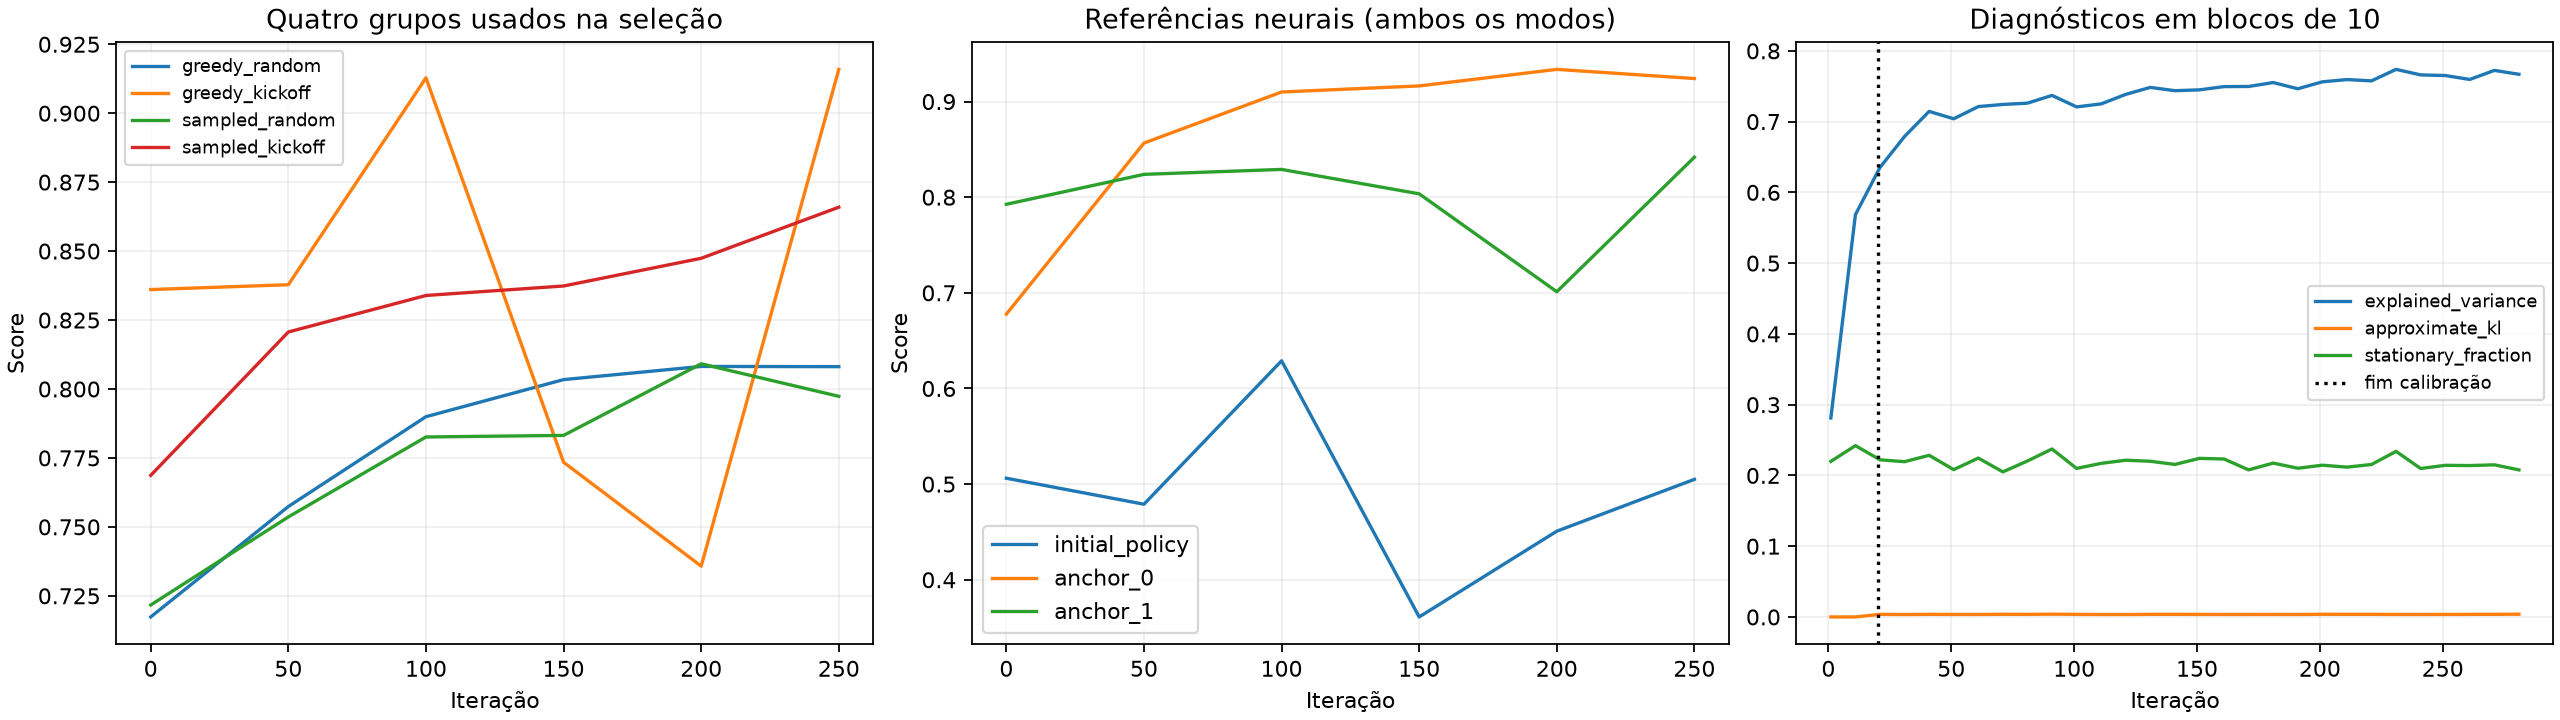

Write the Python code that produced this figure.
"""Audit and plot the structural learner's actual configuration and progress."""
import json
import math
from pathlib import Path
import statistics
import matplotlib
matplotlib.use('Agg')
import matplotlib.pyplot as plt
ROOT=Path(__file__).resolve().parents[2]
RUN=ROOT/'runs/sprint1_structural_main_20261014/train'
OUT=ROOT/'experiments/sprint1_structural'


def main():
    def rows(path):
        result=[]
        lines=path.read_text().splitlines()
        for i,line in enumerate(lines):
            try:result.append(json.loads(line))
            except json.JSONDecodeError:
                if i<len(lines)-1:raise
        return result
    def finite(x):
        if isinstance(x,float):assert math.isfinite(x)
        elif isinstance(x,dict):
            for v in x.values():finite(v)
        elif isinstance(x,list):
            for v in x:finite(v)
    train=rows(RUN/'training.jsonl');evals=rows(RUN/'evaluations.jsonl')
    for r in train+evals:finite(r)
    config=json.loads((RUN/'config.json').read_text())
    live=json.loads((RUN/'live.json').read_text())
    assert config['reward_table']=='pbrs' and config['separate_critic'] and config['curriculum_frac']==1
    assert config['timeout_bootstrap']=='final'
    assert all(r['samples']==r['iteration']*32768 for r in train)
    assert all(r['actor_update_norm']==0 for r in train if r['critic_warmup'])
    fig,axes=plt.subplots(1,3,figsize=(16,4.5),layout='constrained')
    for key in evals[0]['mode_scenario_scores']:
        axes[0].plot([r['iteration'] for r in evals],[r['mode_scenario_scores'][key] for r in evals],label=key)
    axes[0].set(title='Quatro grupos usados na seleção',xlabel='Iteração',ylabel='Score');axes[0].legend(fontsize=8)
    for opponent in ['initial_policy','anchor_0','anchor_1']:
        axes[1].plot([r['iteration'] for r in evals],
                     [statistics.mean(c['score'] for c in r['cases'] if c['opponent']==opponent) for r in evals],label=opponent)
    axes[1].set(title='Referências neurais (ambos os modos)',xlabel='Iteração',ylabel='Score');axes[1].legend()
    for field in ['explained_variance','approximate_kl','stationary_fraction']:
        xs=[];ys=[]
        for i in range(0,len(train),10):
            v=[r[field] for r in train[i:i+10] if r[field] is not None]
            if v:xs.append(train[i]['iteration']);ys.append(statistics.mean(v))
        axes[2].plot(xs,ys,label=field)
    axes[2].axvline(20,color='black',linestyle=':',label='fim calibração')
    axes[2].set(title='Diagnósticos em blocos de 10',xlabel='Iteração');axes[2].legend(fontsize=8)
    for ax in axes:ax.grid(alpha=.2)
    fig.savefig(OUT/'progress.png',dpi=160);fig.savefig(OUT/'progress.svg');plt.close(fig)
    before,after=evals[0],evals[-1]
    lines=['# Sprint 1 estrutural — relatório', '',
        f"Estado: {live['status']}; atualização UTC: {live['updated_at']}.",
        f"Última avaliação: iteração {after['iteration']}; treino já completou pelo menos {train[-1]['iteration']} iterações.", '',
        '**Recompensa PBRS, crítico separado e currículo estacionário estão efetivamente ativos.**',
        'Isso foi conferido em config.json, tipos dos termos de reward e gradientes na telemetria.', '',
        '## Verificação empírica inicial', '',
        '| Grupo | Início | Última avaliação |','|---|---:|---:|']
    for key in before['mode_scenario_scores']:
        lines.append(f"| {key} | {before['mode_scenario_scores'][key]:.5f} | {after['mode_scenario_scores'][key]:.5f} |")
    lines.append(f"| Mínimo (critério de seleção) | {before['score']:.5f} | {after['score']:.5f} |")
    lines += ['', '| Adversário neural | Início | Última avaliação |','|---|---:|---:|']
    for name in ['initial_policy','anchor_0','anchor_1']:
        vals=[statistics.mean(c['score'] for c in r['cases'] if c['opponent']==name) for r in [before,after]]
        lines.append(f'| {name} | {vals[0]:.5f} | {vals[1]:.5f} |')
    lines += ['', '![Progresso estrutural](progress.png)', '',
        'Valores são observações no painel de seleção, não uma prova estatística de superioridade.',
        'Ainda não se presume estabilidade em vários checkpoints/seeds. A diferença entre modos',
        'e regressão por adversário continuam sendo critérios de investigação. O preset reúne',
        'intervenções; uma melhora eventual não identifica causalmente cada uma.', '',
        '## Testes e integração', '',
        '- 31 testes unitários de física, GAE, PBRS, separação de gradientes, migração e save/RNG.',
        '- Smoke com PBRS/separação/currículo e duas referências históricas.',
        '- SIGTERM na iteração 3 e retomada bem-sucedida até 30, preservando Adam/contador.',
        '- Calibração: ator invariável, crítico atualizado e casos de avaliação exatamente iguais.',
        '- Paridade JS/PyTorch: 256 observações dos dois lados, erro máximo de logits 4,6e-6, mesmas ações greedy.',
        '- Rearmamento do chute preservado no teste headless.', '',
        'A retomada não preserva partidas nativas; leia README.md. O bundle coerente está em',
        '`models/sprint1_latest`, derivado de uma resume.pt completa. Arquivos em `runs/` são',
        'locais e não substituem o backup publicado. Não foi sobrescrito `models/model.pt`.', '',
        '## Mudanças implementadas', '',
        'Contratos, fundamento, decisões sobre a geometria e limites estão em README.md.',
        'Não se anuncia PFSP ou observação enriquecida como implementados: são etapa posterior.',
        'A etapa central que antes estava pendente — tabela PBRS, crítico separado e currículo —',
        'foi implementada e está sendo treinada nesta execução.']
    (OUT/'REPORT.md').write_text('\n'.join(lines)+'\n')
    (OUT/'audit.json').write_text(json.dumps(dict(status=live['status'],iteration=train[-1]['iteration'],
         last_evaluation=after['iteration'],finite=True,contract_verified=True,
         baseline_score=before['score'],latest_score=after['score'],tests=31,
         export_states=256,max_logit_error=4.541080740327885e-6),indent=2))
    print(json.dumps(dict(iteration=train[-1]['iteration'],evaluation=after['iteration'],score=after['score'])))

if __name__=='__main__':main()
